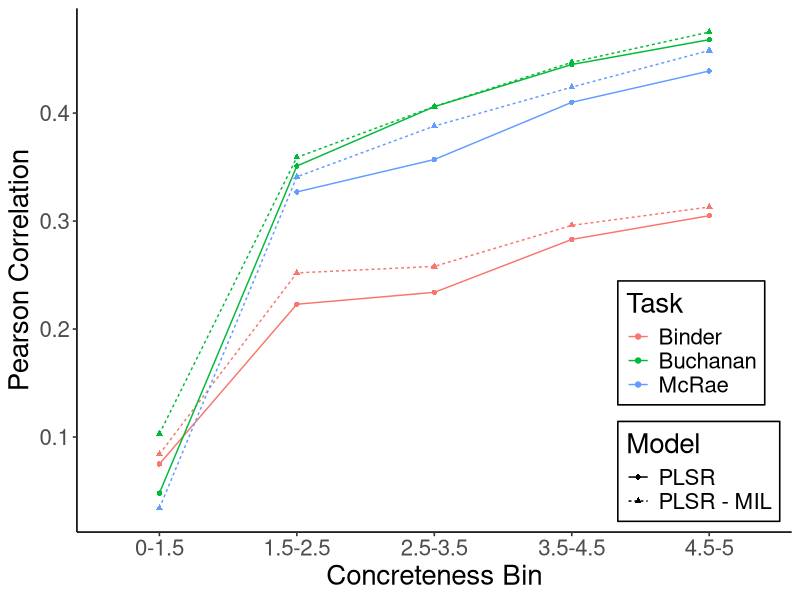

Here is the R script that generated this plot:
library(tidyverse)
library(ggrepel)


d = read_csv("feature prediction results - token-level-eval-semcor-presentation-format.csv")

# lock in factor level order
d$Feature <- factor(d$ConcretenesRating, levels = c("0-1.5" ,  "1.5-2.5" ,"2.5-3.5", "3.5-4.5", "4.5-5" ))

# ggplot(d, aes(x="concreteness ratin", y="correlation", group=`model`, colour=`task`)) +
#   geom_point() + 
#   geom_line() + 
#   theme_classic(12) + 
#   theme(axis.text.x = element_text(angle=90, hjust=1, vjust=.5)) +
#   ylab("Correlation") +
#   geom_hline(
#     yintercept=0,
#   )

# Example Line plot with multiple groups
# ggplot(data=df2, aes(x=dose, y=len, group=supp)) +
#   geom_line()+
#   geom_point()

ggplot(d, aes(x=ConcretenesRating, y=Correlation, group=TaskModel, color=Task, linetype=Model, shape=Model)) +
  geom_point() +
  geom_line() + 
  xlab("Concreteness Bin") +
  ylab("Pearson Correlation") + 
  theme_classic(12) +
  theme(legend.position = c(0.87, 0.25),
        legend.background = element_rect(fill = "white", color = "black")) +
  #theme(aspect.ratio=11/16) + 
  theme(text = element_text(size = 20))  
  #theme(axis.text.x = element_text(angle=90, hjust=1, vjust=.5)) +
  #ylab("Correlation") +
  #geom_hline(
  #  yintercept=0,
  # )
